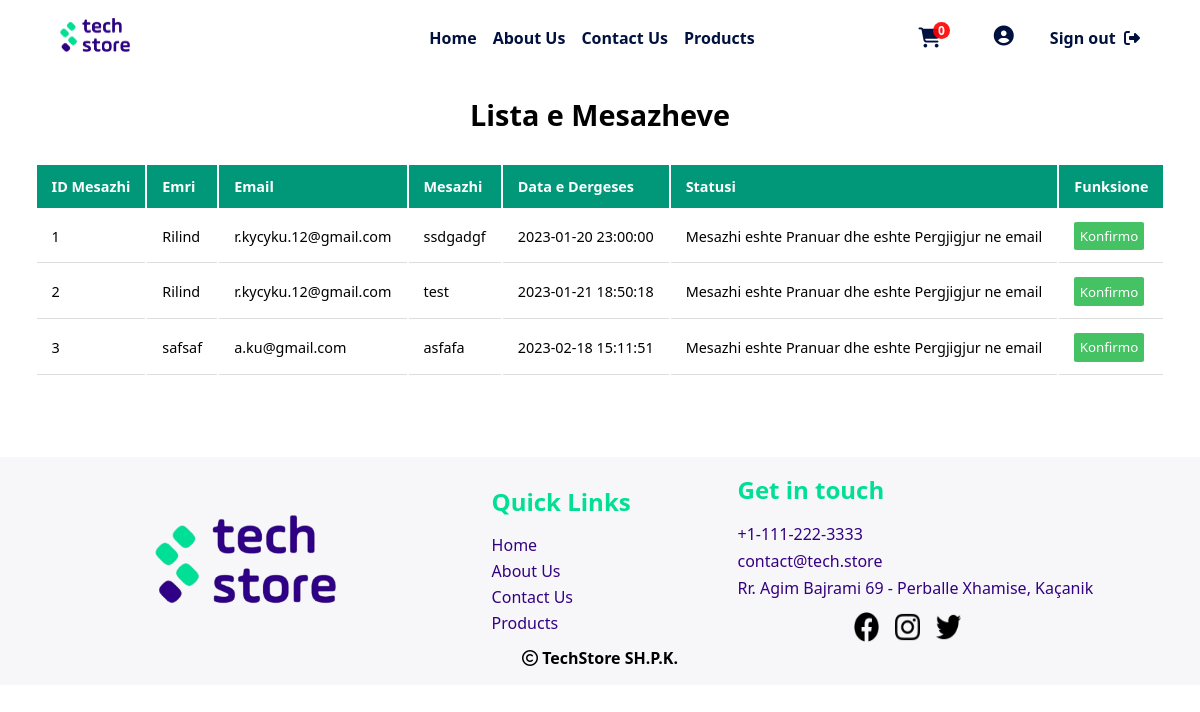
The app's page /php/admin/shfaqMesazhet.php (signed in), older data.
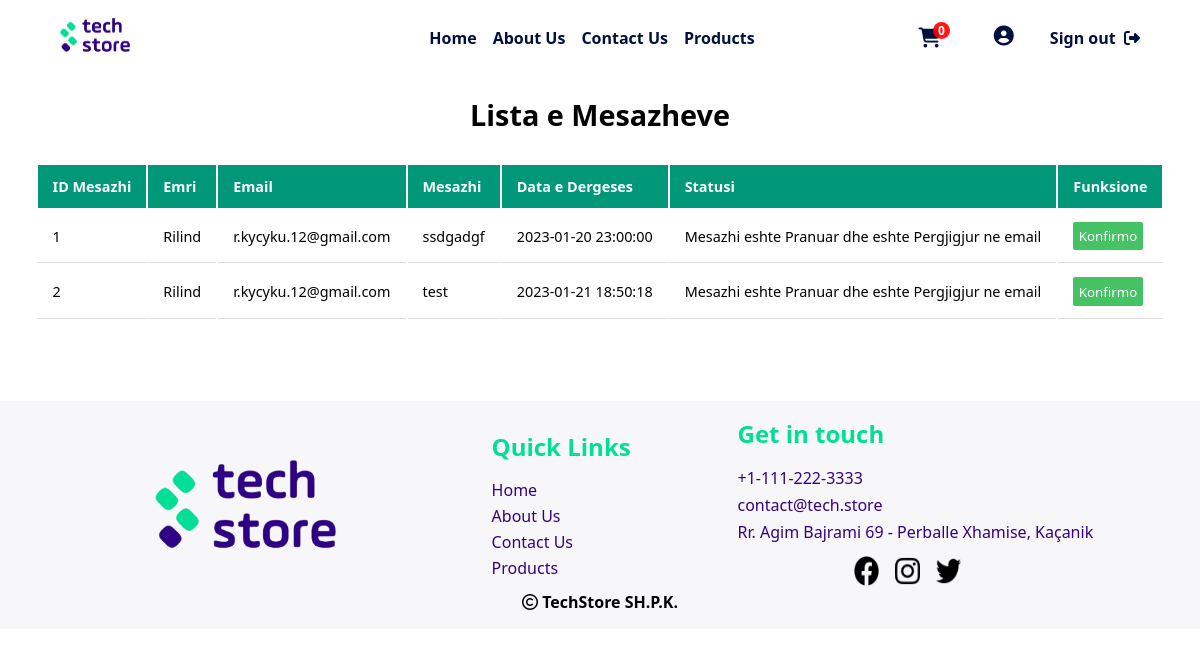
The same page, newer data.
### tables this page shows
CREATE TABLE IF NOT EXISTS `contactform` (
  `IDmesazhi` int(11) NOT NULL AUTO_INCREMENT,
  `emri` varchar(50) NOT NULL,
  `email` varchar(50) NOT NULL,
  `mesazhi` varchar(255) NOT NULL,
  `dataDergeses` timestamp NOT NULL DEFAULT current_timestamp(),
  `statusi` varchar(80) NOT NULL DEFAULT 'Eshte Derguar me Sukses',
  PRIMARY KEY (`IDmesazhi`)
);

### php/db/dbcon.php (called while the page is built)
<?php
class dbCon
{
    private $conn = '';
    private $hostiIDB = 'localhost';
    private $emriDB = 'techstoredb';
    private $dbUsername = 'root';
    private $dbPass = '';
    public function connDB()
    {
        try {
            $this->conn = new PDO(
                "mysql:host=$this->hostiIDB;dbname=$this->emriDB", $this->dbUsername, $this->dbPass,
                [PDO::ATTR_DEFAULT_FETCH_MODE => PDO::FETCH_ASSOC]
            );
        } catch (PDOException $pdoe) {
            die("Nuk mund të lidhej me bazën e të dhënave {$this->emriDB} :" . $pdoe->getMessage());
        }
        return $this->conn;
    }
}
?>

### php/CRUD/contactFormCRUD.php (called while the page is built, shortened)
<?php
require_once('../db/dbcon.php');
class contactFormCRUD extends dbCon
{
    private $dbConn;
    public function __construct($IDmesazhi = '', $emri = '', $email = '', $msg = '', $statusi = '')
    {
        $this->dbConn = $this->connDB();
    }
    public function shfaqMesazhet()
    {
        try {
            $sql = "SELECT * FROM contactform";
            $stm = $this->dbConn->prepare($sql);
            $stm->execute();
            return $stm->fetchAll();
        } catch (Exception $e) {
            return $e->getMessage();
        }
    }
}
?>

### php/admin/shfaqMesazhet.php (the view, shortened to what this page needs)
<?php
require_once('../CRUD/contactFormCRUD.php');
$contactFormCRUD = new contactFormCRUD();
$contactForm = $contactFormCRUD->shfaqMesazhet();
?>
<!DOCTYPE html>
<html lang="en">
<head>
  <link rel="stylesheet" href="../../css/mesazhetStyle.css" />
  <link rel="stylesheet" href="../../css/adminDashboard.css" />
</head>
<body>
  <?php include '../design/header.php' ?>
  <div class="containerDashboardP">
    <h1>Lista e Mesazheve</h1>
    <table>
      <tr>
        <th>ID Mesazhi</th>
        <th>Emri</th>
        <th>Email</th>
        <th>Mesazhi</th>
        <th>Data e Dergeses</th>
        <th>Statusi</th>
        <th>Funksione</th>
      </tr>
      <?php
      foreach ($contactForm as $mesazhi) {
        ?>
        <tr>
          <td>
            <?php echo $mesazhi['IDmesazhi'] ?>
          </td>
          <td>
            <?php echo $mesazhi['emri'] ?>
          </td>
          <td>
            <?php echo $mesazhi['email'] ?>
          </td>
          <td>
            <?php echo $mesazhi['mesazhi'] ?>
          </td>
          <td>
            <?php echo $mesazhi['dataDergeses'] ?>
          </td>
          <td>
            <?php echo $mesazhi['statusi'] ?>
          </td>
          <td><button class="edito"><a
                href="../adminFunksione/konfirmoMesazhin.php?IDmesazhi=<?php echo $mesazhi['IDmesazhi'] ?>">Konfirmo</a></button>
          </td>
        </tr>
        <?php
      }
      ?>
    </table>
  </div>
  <?php
  include '../design/footer.php';
  include('../funksione/importimiScriptave.php') ?>
</body>
</html>

Row changes from the older to the newer data that the page shows:
removed contactform: IDmesazhi "3", emri "safsaf", email "a.ku@gmail.com", mesazhi "asfafa", dataDergeses "2023-02-18 15:11:51", statusi "Mesazhi eshte Pranuar dhe eshte Pergjigjur ne email"
